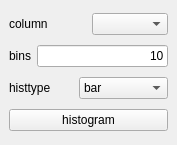
<?xml version="1.0" encoding="UTF-8"?>
<ui version="4.0">
 <class>MainWindow</class>
 <widget class="QMainWindow" name="MainWindow">
  <property name="geometry">
   <rect>
    <x>0</x>
    <y>0</y>
    <width>177</width>
    <height>145</height>
   </rect>
  </property>
  <property name="windowTitle">
   <string>MainWindow</string>
  </property>
  <widget class="QWidget" name="centralwidget">
   <layout class="QVBoxLayout" name="verticalLayout">
    <item>
     <layout class="QHBoxLayout" name="horizontalLayout_3">
      <item>
       <widget class="QLabel" name="label_3">
        <property name="text">
         <string>column</string>
        </property>
       </widget>
      </item>
      <item>
       <widget class="QComboBox" name="cboColumn"/>
      </item>
     </layout>
    </item>
    <item>
     <layout class="QHBoxLayout" name="horizontalLayout_2">
      <item>
       <widget class="QLabel" name="label_2">
        <property name="text">
         <string>bins</string>
        </property>
       </widget>
      </item>
      <item>
       <widget class="QLineEdit" name="lineEdit">
        <property name="text">
         <string>10</string>
        </property>
        <property name="alignment">
         <set>Qt::AlignRight|Qt::AlignTrailing|Qt::AlignVCenter</set>
        </property>
       </widget>
      </item>
     </layout>
    </item>
    <item>
     <layout class="QHBoxLayout" name="horizontalLayout">
      <item>
       <widget class="QLabel" name="label">
        <property name="text">
         <string>histtype</string>
        </property>
       </widget>
      </item>
      <item>
       <widget class="QComboBox" name="cboHittype">
        <property name="layoutDirection">
         <enum>Qt::LeftToRight</enum>
        </property>
        <item>
         <property name="text">
          <string>bar</string>
         </property>
        </item>
        <item>
         <property name="text">
          <string>barstacked</string>
         </property>
        </item>
        <item>
         <property name="text">
          <string>step</string>
         </property>
        </item>
        <item>
         <property name="text">
          <string>stepfilled</string>
         </property>
        </item>
       </widget>
      </item>
     </layout>
    </item>
    <item>
     <widget class="QPushButton" name="btnHist">
      <property name="text">
       <string>histogram</string>
      </property>
     </widget>
    </item>
   </layout>
  </widget>
  <widget class="QMenuBar" name="menubar">
   <property name="geometry">
    <rect>
     <x>0</x>
     <y>0</y>
     <width>177</width>
     <height>20</height>
    </rect>
   </property>
  </widget>
 </widget>
 <resources/>
 <connections/>
</ui>
